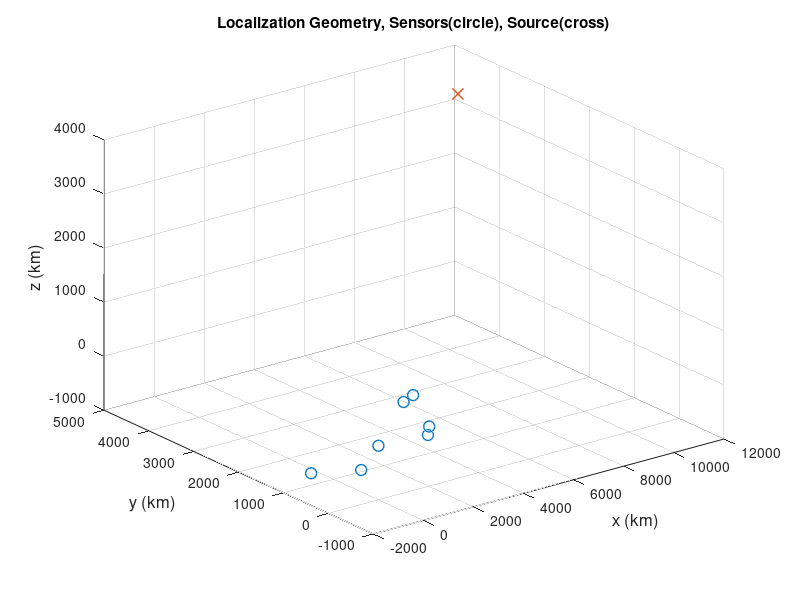

Source code (MATLAB): (Note: this script raises an error after producing the figure.)
% This program generates the localization result of a source in MPR with
% TDOA measurements by the algebraic closed-form solutions (2WLS and GTRS)
%
% The figures generated from this code correspond to
%   Figs. 2-3 (Accuracy_vs_Range=1), or
%   Figs. 4-7 (Accuracy_vs_Range=0)
% in the reference paper.
%
% Reference: Y. Sun, K. C. Ho, and Q. Wan, "Solution and analysis of TDOA
%  localization of a near or distant source in closed-form," IEEE Trans.
%  Signal Process., vol. 67, no. 2, pp. 320-335, Jan. 2019.
%
% Yimao Sun, K. C. Ho    02-28-2019
%
%       Copyright (C) 2019
%       Computational Intelligence Signal Processing Laboratory
%       University of Missouri
%       Columbia, MO 65211, USA.
%       hod@missouri.edu
%

clear all; 
%close all; clc;

warning off;
clor = [0, 114, 189;217, 83, 25;237, 177, 32;126, 47, 142;119, 172, 48;77, 190, 238;162, 20, 47]/256;
rng('default');

% *****************************************************************
Accuracy_vs_Range=1;      % 1 for Figs. 2-3, 0 for Figs. 4-7
Case3D=1;                 % 1 if 3D, 0 if 2D
% *****************************************************************


% ----- simulation setting -----
% sensor position
senPos = [
    0         0         0
    0.4664   -0.8712    0.6294
    1.2402   -0.0798    0.8116
    0.4437    0.6323   -0.7460
    0.5798   -0.2362    0.8268
    1.0502   -0.5172    0.2647
    -0.8156    1.0448   -0.8049]' * 1e3;

if (~Case3D)
    senPos=senPos(1:2,:);
end;

% target direction
theta = 22.13*pi/180;
phi = 14.41*pi/180;

[N,M] = size(senPos);

if (N==2) phi=0; end;

if (Accuracy_vs_Range)
    sigmaSquareDB = 0;  % 10log(m^2)
    range = [5,10,(20:20:460)]*1e3;  % m
    NumEnsembles = 2000;
else
    sigmaSquareDB = -40:10:50;  % 10log(m^2)
    range = 15*1e3;         % m
    NumEnsembles = 1000;
end;

K =  length(sigmaSquareDB);     % number of noise levels
R = length(range);              % number of ranges

if (N==3)
    srcLoc=13e3*[cos(theta)*cos(phi); sin(theta)*cos(phi); sin(phi)]';
    figure(100); plot3(senPos(1,:),senPos(2,:),senPos(3,:),'o','markersize',8,'linewidth',1);
    hold on;xlabel('x (km)','fontsize',12);ylabel('y (km)','fontsize',12);;zlabel('z (km)','fontsize',12);
    plot3(srcLoc(1), srcLoc(2), srcLoc(3), 'x','markersize',8,'linewidth',1);grid on;hold off;
    title('Localization Geometry, Sensors(circle), Source(cross)');
else
    srcLoc=13e3*[cos(theta); sin(theta)]';
    figure(100); plot(senPos(1,:),senPos(2,:),'o','markersize',8,'linewidth',1);
    hold on;xlabel('x (km)','fontsize',12);ylabel('y (km)','fontsize',12);
    plot(srcLoc(1), srcLoc(2), 'x','markersize',8,'linewidth',1);grid on;hold off;
    title('Localization Geometry, Sensors(circle), Source(cross)');
end;

% ----- Monte-Carlo Simulation -----
[eTh1,eTh2,eTh3,eTh4,eTh5,eTh6, ePh1,ePh2,ePh3,ePh4,ePh5,ePh6, eg1,eg2,eg3,eg4,eg5,eg6, ...
    ep1,ep2,ep3,ep4,ep5,ep6, er1,er2,er3,er4,er5,er6, uTh1,uTh2,uTh3,uTh4,uTh5,uTh6, ...
    uPh1,uPh2,uPh3,uPh4,uPh5,uPh6, ug1,ug2,ug3,ug4,ug5,ug6] = deal(zeros(K,NumEnsembles));

aveNse = 0;
for l=1:NumEnsembles
    aveNse = aveNse + randn(M,1);
end
aveNse = aveNse/NumEnsembles/sqrt(2);
PP = aveNse(2:end) - aveNse(1);

disp('Simulation is running ...');

for ir = 1:R,   % loop through ranges
    disp(['Range: ',num2str(range(ir)/1000),'km, ',num2str(ir),'/',num2str(R),' ...']);
    % -- Generate Data --
    % source location
    if (N==3)
        srcLoc = range(ir) * [cos(theta)*cos(phi); sin(theta)*cos(phi); sin(phi)];
    else
        srcLoc = range(ir) * [cos(theta); sin(theta)];
    end;
    % true range
    r = sqrt(sum((repmat(srcLoc,1,M)-senPos).^2,1))';
    % true TDOAs
    rd = r(2:end) - r(1);
    
    for k = 1:K,    % loop through noise powers
        disp(['Noise power (10log(\sigma^2): ',num2str(sigmaSquareDB(k)),', ',num2str(k),'/',num2str(K),' ...']);
        Q = 10^(sigmaSquareDB(k)/10) * (ones(M-1, M-1)+eye(M-1))/2;
        
        % Calculate CRLB
        CRB = TDOALocCRLB_MPR( senPos, srcLoc, Q );
        if (N==3)
            CRLB_a(k,ir) = CRB(1,1)+CRB(2,2);   % angle CRLB
            CRLB_g(k,ir) = CRB(3,3);            % g CRLB
        else
            CRLB_a(k,ir) = CRB(1,1);            % angle CRLB
            CRLB_g(k,ir) = CRB(2,2);            % g CRLB
        end;
        if (N==3)
            E = [-srcLoc(2), -cos(theta)*srcLoc(3), -r(1)*srcLoc(1);
                srcLoc(1), -sin(theta)*srcLoc(3), -r(1)*srcLoc(2);
                0, r(1)*cos(phi), -r(1)*srcLoc(3)];
        else
            E = [ -srcLoc(2), -r(1)*srcLoc(1);
                srcLoc(1), -r(1)*srcLoc(2)];
        end;
        
        CRBp = E*CRB*E';
        CRLB_p(k,ir) = trace(CRBp);         % Cartesian position CRLB
        CRLB_r(k,ir) = srcLoc'*CRBp*srcLoc/(r(1)^2); % source range CRLB
        
        % Theoretical covariance
        Var1 = Cov_SUM_MPR( senPos, srcLoc, Q );
        var_T1(k,ir) = Var1(1);
        var_P1(k,ir) = Var1(2);
        var_g1(k,ir) = Var1(3);
        
        Var2 = Cov_GTRS_MPR( senPos, srcLoc, Q );
        var_T2(k,ir) = Var2(1);
        var_P2(k,ir) = Var2(2);
        var_g2(k,ir) = Var2(3);
        
        % Theoretical bias
        Bias1 = Bias_SUM_MPR( senPos, srcLoc, Q );
        Bias_a1(k,ir) = norm(Bias1(1:end-1));
        Bias_g1(k,ir) = abs(Bias1(end));
        Bias_xy1(k,ir) = norm(E*Bias1,2);
        Bias_Th1(k,ir) = abs(Bias1(1));
        
        Bias2 = Bias_GTRS_MPR( senPos, srcLoc, Q );
        Bias_a2(k,ir) = norm(Bias2(1:end-1));
        Bias_g2(k,ir) = abs(Bias2(end));
        Bias_xy2(k,ir) = norm(E*Bias2,2);
        
        % -- Obtaining source location estimate in MPR --
        nsePwr = 10^(sigmaSquareDB(k)/10);
        rng('default');
        
        [bia_p1,bia_p2,bia_p3,bia_p4,bia_p5,bia_p6] = deal(zeros(N,NumEnsembles));
        for i = 1:NumEnsembles,
            
            % measured TDOAs
            tmp=randn(M,1);
            rdNse = sqrt(nsePwr) * ((tmp(2:M)-tmp(1))/sqrt(2)-PP);
            rd_m = rd + rdNse;
            
            %% SUM-MPR Method
            if (N==3)
                [Th, Ph, g, pos] = TDOA_SUM_MPR( senPos, rd_m, Q );
            else
                [Th, g, pos] = TDOA_SUM_MPR( senPos, rd_m, Q );
                Ph=0;
            end;
            ep1(k,i) = sum(abs(pos-srcLoc).^2);
            eTh1(k,i) = abs(theta - Th)^2;
            ePh1(k,i) = abs(phi - Ph)^2;
            eg1(k,i) = (1/r(1) - g)^2;
            bia_p1(:,i) = pos-srcLoc;
            er1(k,i) = (r(1) - 1/g)^2;
            uTh1(k,i) = Th;
            uPh1(k,i) = Ph;
            ug1(k,i) = g;
            
            %% GTRS-MPR Method
            if (N==3)
                [Th, Ph, g, pos] = TDOA_GTRS_MPR( senPos, rd_m, Q );
            else
                [Th, g, pos] = TDOA_GTRS_MPR( senPos, rd_m, Q );
                Ph=0;
            end;
            ep6(k,i) = sum((pos-srcLoc).^2);
            eTh6(k,i) = (theta - Th)^2;
            ePh6(k,i) = (phi - Ph)^2;
            eg6(k,i) = (1/r(1) - g)^2;
            bia_p6(:,i) = pos-srcLoc;
            er6(k,i) = (r(1) - 1/g)^2;
            uTh6(k,i) = Th;
            uPh6(k,i) = Ph;
            ug6(k,i) = g;
            
            %             % Chan-Ho Method, TSP 1994 (need to download TDOALoc)
            %             pos_ch = TDOALoc(senPos,rd_m,Q);
            %             ep2(k,i) = sum((pos_ch-srcLoc).^2);
            % 			Th = atan2(pos_ch(2),pos_ch(1));
            %             if (N==3)
            %     			Ph = atan2(pos_ch(3),norm(pos_ch(1:2),'fro'));
            %             else
            %                 Ph = 0;
            %             end;
            % 			g = 1/norm(pos_ch-senPos(:,1),'fro');
            %             eTh2(k,i) = (theta-Th).^2;
            %             ePh2(k,i) = (phi-Ph).^2;
            %             eg2(k,i) = (1/r(1) - g).^2;
            %             bia_p2(:,i) = pos_ch-srcLoc;
            %             er2(k,i) = (r(1) - 1/g)^2;
            %             uTh2(k,i) = Th;
            %             uPh2(k,i) = Ph;
            %             ug2(k,i) = g;
            %
            %             % MLE-MPR (need to download TDOA_CVXMPR_3D, TDOA_MLEMPR_3D)
            %             upCVX = TDOA_CVXMPR_3D(senPos,rd_m,Q);           % CVX-MPR solution
            %             upMPR = TDOA_MLEMPR_3D(senPos,rd_m,Q,upCVX);       % MLE-MPR solution
            %             if (N==3)
            %                 pos_MPR = [cos(upMPR(1))*cos(upMPR(2));sin(upMPR(1))*cos(upMPR(2));sin(upMPR(2))]/upMPR(3);
            %             else
            %                 pos_MPR = [cos(upMPR(1));sin(upMPR(1))]/upMPR(2);
            %                 upMPR=[upMPR(1);0;upMPR(2)];
            %             end;
            %             ep5(k,i) = sum((pos_MPR-srcLoc).^2);
            %             eg5(k,i) = (1/r(1) - upMPR(end)).^2;
            %             bia_p5(:,i) = pos_MPR-srcLoc;
            %             er5(k,i) = (r(1) - 1/upMPR(end))^2;
            %             eTh5(k,i) = (theta-upMPR(1)).^2;
            %             ePh5(k,i) = (phi-upMPR(2)).^2;
            %             uTh5(k,i) = upMPR(1);
            %             uPh5(k,i) = upMPR(2);
            %             ug5(k,i) = upMPR(3);
            
        end
        avBia_p1(k,ir) = norm(mean(bia_p1,2),2);
        avBia_p2(k,ir) = norm(mean(bia_p2,2),2);
        avBia_p5(k,ir) = norm(mean(bia_p5,2),2);
        avBia_p6(k,ir) = norm(mean(bia_p6,2),2);
    end
    
    % -- calculate MSE --
    % MSE of angle
    mse_a1(:,ir) = mean(eTh1+ePh1,2);
    mse_a2(:,ir) = mean(eTh2+ePh2,2);
    mse_a5(:,ir) = mean(eTh5+ePh5,2);
    mse_a6(:,ir) = mean(eTh6+ePh6,2);
    
    % MSE of g
    mse_g1(:,ir) = mean(eg1,2);
    mse_g2(:,ir) = mean(eg2,2);
    mse_g5(:,ir) = mean(eg5,2);
    mse_g6(:,ir) = mean(eg6,2);
    
    % MSE of position
    mse_p1(:,ir) = mean(ep1,2);
    mse_p2(:,ir) = mean(ep2,2);
    mse_p5(:,ir) = mean(ep5,2);
    mse_p6(:,ir) = mean(ep6,2);
    
    % MSE of r
    mse_r1(:,ir) = mean(er1,2);
    mse_r2(:,ir) = mean(er2,2);
    mse_r5(:,ir) = mean(er5,2);
    mse_r6(:,ir) = mean(er6,2);
    
    % Bias of angle
    avBia_a1(:,ir) = sqrt((mean(abs(uTh1),2)-theta).^2+(mean(abs(uPh1),2)-phi).^2);%mean(sqrt(eTh1+ePh1),2);
    avBia_a2(:,ir) = sqrt((mean(abs(uTh2),2)-theta).^2+(mean(abs(uPh2),2)-phi).^2);
    avBia_a5(:,ir) = sqrt((mean(abs(uTh5),2)-theta).^2+(mean(abs(uPh5),2)-phi).^2);
    avBia_a6(:,ir) = sqrt((mean(abs(uTh6),2)-theta).^2+(mean(abs(uPh6),2)-phi).^2);
    
    % Bias of g
    avBia_g1(:,ir) = abs(mean(ug1,2)-1/r(1));
    avBia_g2(:,ir) = abs(mean(ug2,2)-1/r(1));
    avBia_g5(:,ir) = abs(mean(ug5,2)-1/r(1));
    avBia_g6(:,ir) = abs(mean(ug6,2)-1/r(1));
end

% ----- plot results -----
clear eTh1 eTh2 eTh3 eTh4 eTh5 eTh6  ePh1 ePh2 ePh3 ePh4 ePh5 ePh6  eg1 eg2 eg3 eg4 eg5 eg6  ...
    ep1 ep2 ep3 ep4 ep5 ep6  bia_p1 bia_p2 bia_p3 bia_p4 bia_p5 bia_p6  er1 er2 er3 er4 er5 er6  ...
    uTh1 uTh2 uTh3 uTh4 uTh5 uTh6  uPh1 uPh2 uPh3 uPh4 uPh5 uPh6  ug1 ug2 ug3 ug4 ug5 ug6;
if length(sigmaSquareDB) ~= 1
    
    indR = 1;
    
    % MSE of angle estimate
    figure;
    plot(sigmaSquareDB, 10*log10(mse_a1(:,indR)), 'o', 'LineWidth', 1.5, 'DisplayName', 'SUM-MPR');hold on;grid on;
    plot(sigmaSquareDB, 10*log10(mse_a6(:,indR)), 'v', 'LineWidth', 1.5, 'DisplayName', 'GTRS-MPR');
%     plot(sigmaSquareDB, 10*log10(mse_a2(:,indR)), '*', 'LineWidth', 1.5, 'DisplayName', 'CFS');
%     plot(sigmaSquareDB, 10*log10(mse_a5(:,indR)), 'x', 'LineWidth', 1.5, 'DisplayName', 'MLE-MPR');
    plot(sigmaSquareDB, 10*log10(CRLB_a(:,indR)), '--', 'LineWidth', 1.5, 'DisplayName', 'CRLB');
    
    xlabel('10log(\sigma_n^2)', 'FontSize', 13);
    ylabel('10log(MSE(\theta,\phi)(rad^2))', 'FontSize', 13);
    lgd11 = legend('Show');
    set(lgd11, 'FontSize',11, 'Location', 'Northwest');
    ylim([-110 20]);
    
    % MSE of g estimate
    figure;
    plot(sigmaSquareDB, 10*log10(mse_g1(:,indR)), 'o', 'LineWidth', 1.5, 'DisplayName', 'SUM-MPR');hold on;grid on;
    plot(sigmaSquareDB, 10*log10(mse_g6(:,indR)), 'v', 'LineWidth', 1.5, 'DisplayName', 'GTRS-MPR');
%     plot(sigmaSquareDB, 10*log10(mse_g2(:,indR)), '*', 'LineWidth', 1.5, 'DisplayName', 'CFS');
%     plot(sigmaSquareDB, 10*log10(mse_g5(:,indR)), 'x', 'LineWidth', 1.5, 'DisplayName', 'MLE-MPR');
    plot(sigmaSquareDB, 10*log10(CRLB_g(:,indR)), '--', 'LineWidth', 1.5, 'DisplayName', 'CRLB');
    
    xlabel('10log(\sigma_n^2)', 'FontSize', 13);
    ylabel('10log(MSE(g)(1/m^2))', 'FontSize', 13);
    lgd2 = legend('Show');
    set(lgd2, 'FontSize',11, 'Location', 'Northwest');
    ylim([-170 -10]);set(gca,'YTick',-170:20:-10);
    
    % MSE of position estimate in Cartesian
    figure;
    plot(sigmaSquareDB, 10*log10(mse_p1(:,indR)), 'o', 'LineWidth', 1.5, 'DisplayName', 'SUM-MPR');hold on;grid on;
    plot(sigmaSquareDB, 10*log10(mse_p6(:,indR)), 'v', 'LineWidth', 1.5, 'DisplayName', 'GTRS-MPR');
%     plot(sigmaSquareDB, 10*log10(mse_p2(:,indR)), '*', 'LineWidth', 1.5, 'DisplayName', 'CFS');
%     plot(sigmaSquareDB, 10*log10(mse_p5(:,indR)), 'x', 'LineWidth', 1.5, 'DisplayName', 'MLE-MPR');
    plot(sigmaSquareDB, 10*log10(CRLB_p(:,indR)), '--', 'LineWidth', 1.5, 'DisplayName', 'CRLB');
    
    xlabel('10log(\sigma_n^2)', 'FontSize', 13);
    ylabel('10log(MSE(u)(m^2))', 'FontSize', 13);
    lgd3 = legend('Show');
    set(lgd3, 'FontSize',11, 'Location', 'Northwest');
    
    % MSE of r estimate
    figure;
    plot(sigmaSquareDB, 10*log10(mse_r1(:,indR)), 'o', 'LineWidth', 1.5, 'DisplayName', 'SUM-MPR');hold on;grid on;
    plot(sigmaSquareDB, 10*log10(mse_r6(:,indR)), 'v', 'LineWidth', 1.5, 'DisplayName', 'GTRS-MPR');
%     plot(sigmaSquareDB, 10*log10(mse_r2(:,indR)), '*', 'LineWidth', 1.5, 'DisplayName', 'CFS');
%     plot(sigmaSquareDB, 10*log10(mse_r5(:,indR)), 'x', 'LineWidth', 1.5, 'DisplayName', 'MLE-MPR');
    plot(sigmaSquareDB, 10*log10(CRLB_r(:,indR)), '--', 'LineWidth', 1.5, 'DisplayName', 'CRLB');%hold on;grid on;
    
    xlabel('10log(\sigma_n^2)', 'FontSize', 13);
    ylabel('10log(MSE(r)(m^{2}))', 'FontSize', 13);
    h1 = legend('Show');
    set(h1, 'FontSize',11, 'Location', 'Northwest');
    
    % Bias of angle estimate
    figure;
    plot(sigmaSquareDB, 20*log10(avBia_a1(:,indR)), 'o', 'LineWidth', 1.5, 'DisplayName', 'SUM-MPR');hold on;grid on;
    plot(sigmaSquareDB, 20*log10(avBia_a6(:,indR)), 'v', 'LineWidth', 1.5, 'DisplayName', 'GTRS-MPR');
%     plot(sigmaSquareDB, 20*log10(avBia_a2(:,indR)), '*', 'LineWidth', 1.5, 'DisplayName', 'CFS');
%     plot(sigmaSquareDB, 20*log10(avBia_a5(:,indR)), 'x', 'LineWidth', 1.5, 'DisplayName', 'MLE-MPR');
    plot(sigmaSquareDB, 20*log10(Bias_a1(:,indR)), '-', 'LineWidth', 1.5, 'DisplayName', 'Thy-SUM','Color',clor(1,:));
    plot(sigmaSquareDB, 20*log10(Bias_a2(:,indR)), '--', 'LineWidth', 1.5, 'DisplayName', 'Thy-GTRS','Color',clor(2,:));
    
    xlabel('10log(\sigma_n^2)', 'FontSize', 13);
    ylabel('20log(Bias(\theta,\phi)(rad))', 'FontSize', 13);
    h3 = legend('Show');
    set(h3, 'FontSize',11, 'Location', 'Northwest');
    xlim([min(sigmaSquareDB),max(sigmaSquareDB)]); ylim([-220 10]);
    
    % Bias of g estimate
    figure;
    plot(sigmaSquareDB, 20*log10(avBia_g1(:,indR)), 'o', 'LineWidth', 1.5, 'DisplayName', 'SUM-MPR');hold on;grid on;
    plot(sigmaSquareDB, 20*log10(avBia_g6(:,indR)), 'v', 'LineWidth', 1.5, 'DisplayName', 'GTRS-MPR');
%     plot(sigmaSquareDB, 20*log10(avBia_g2(:,indR)), '*', 'LineWidth', 1.5, 'DisplayName', 'CFS');
%     plot(sigmaSquareDB, 20*log10(avBia_g5(:,indR)), 'x', 'LineWidth', 1.5, 'DisplayName', 'MLE-MPR');
    plot(sigmaSquareDB, 20*log10(Bias_g1(:,indR)), '-', 'LineWidth', 1.5, 'DisplayName', 'Thy-SUM','Color',clor(1,:));
    plot(sigmaSquareDB, 20*log10(Bias_g2(:,indR)), '--', 'LineWidth', 1.5, 'DisplayName', 'Thy-GTRS','Color',clor(2,:));
    
    xlabel('10log(\sigma_n^2)', 'FontSize', 13);
    ylabel('20log(Bias(g)(m^{-1}))', 'FontSize', 13);
    h3 = legend('Show');
    set(h3, 'FontSize',11, 'Location', 'Northwest');
    xlim([min(sigmaSquareDB),max(sigmaSquareDB)]);ylim([-270 0]);
    
    % Bias of position estimate in Cartesian
    figure;
    plot(sigmaSquareDB, 20*log10(avBia_p1(:,indR)), 'o', 'LineWidth', 1.5, 'DisplayName', 'SUM-MPR');hold on;grid on;
    plot(sigmaSquareDB, 20*log10(avBia_p1(:,indR)), 'v', 'LineWidth', 1.5, 'DisplayName', 'GTRS-MPR');
%     plot(sigmaSquareDB, 20*log10(avBia_p2(:,indR)), '*', 'LineWidth', 1.5, 'DisplayName', 'CFS');
%     plot(sigmaSquareDB, 20*log10(avBia_p5(:,indR)), 'x', 'LineWidth', 1.5, 'DisplayName', 'MLE-MPR');
    plot(sigmaSquareDB, 20*log10(Bias_xy1(:,indR)), '-', 'LineWidth', 1.5, 'DisplayName', 'Thy-SUM','Color',clor(1,:));
    plot(sigmaSquareDB, 20*log10(Bias_xy2(:,indR)), '--', 'LineWidth', 1.5, 'DisplayName', 'Thy-GTRS','Color',clor(2,:));
    
    xlabel('10log(\sigma_n^2)', 'FontSize', 13);
    ylabel('20log(Bias(u)(m))', 'FontSize', 13);
    h3 = legend('Show');
    set(h3, 'FontSize',11, 'Location', 'Southeast');
    xlim([min(sigmaSquareDB),max(sigmaSquareDB)]);ylim([-100,120]);
end

if length(range) ~= 1
    
    % Plot Figure (sigma^2 = 0dB)
    indS = 1;       %find(sigmaSquareDB==0);
    
    % MSE of estimated angle
    figure;
    plot(range/1e3, 10*log10(mse_a1(indS,:)), 'o', 'LineWidth', 1.5, 'DisplayName', 'SUM-MPR');hold on;grid on;
    plot(range/1e3, 10*log10(mse_a1(indS,:)), 'v', 'LineWidth', 1.5, 'DisplayName', 'GTRS-MPR');
%     plot(range/1e3, 10*log10(mse_a2(indS,:)), '*', 'LineWidth', 1.5, 'DisplayName', 'CFS');
%     plot(range/1e3, 10*log10(mse_a5(indS,:)), 'x', 'LineWidth', 1.5, 'DisplayName', 'MLE-MPR');
    plot(range/1e3, 10*log10(CRLB_a(indS,:)), '--', 'LineWidth', 1.5, 'DisplayName', 'CRLB');
    ylim([-70 0]);
    xlabel('Range(km)', 'FontSize', 13);
    ylabel('10log(MSE(\theta,\phi)(rad^2))', 'FontSize', 13);
    lgd11 = legend('Show');
    set(lgd11, 'FontSize',11, 'Location', 'Northwest');
    xlim([min(range),max(range)]/1e3);%ylim([-64.5,-63]);
    
    % MSE of g estimate
    figure;
    plot(range/1e3, 10*log10(mse_g1(indS,:)), 'o', 'LineWidth', 1.5, 'DisplayName', 'SUM-MPR');hold on;grid on;
    plot(range/1e3, 10*log10(mse_g6(indS,:)), 'v', 'LineWidth', 1.5, 'DisplayName', 'GTRS-MPR')
%     plot(range/1e3, 10*log10(mse_g2(indS,:)), '*', 'LineWidth', 1.5, 'DisplayName', 'CFS');
%     plot(range/1e3, 10*log10(mse_g5(indS,:)), 'x', 'LineWidth', 1.5, 'DisplayName', 'MLE-MPR');
    plot(range/1e3, 10*log10(CRLB_g(indS,:)), '--', 'LineWidth', 1.5, 'DisplayName', 'CRLB');
    ylim([-140 -40]);
    xlabel('Range(km)', 'FontSize', 13);
    ylabel('10log(MSE(g)(1/m^2))', 'FontSize', 13);
    lgd13 = legend('Show');
    set(lgd13, 'FontSize',11, 'Location', 'Northwest');
    xlim([min(range),max(range)]/1e3);%ylim([-120,-118]);
    
    
    % Bias of angle estimate
    figure;
    plot(range/1e3, 20*log10(avBia_a1(indS,:)), 'o', 'LineWidth', 1.5, 'DisplayName', 'SUM-MPR');hold on;grid on;
    plot(range/1e3, 20*log10(avBia_a6(indS,:)), 'v', 'LineWidth', 1.5, 'DisplayName', 'GTRS-MPR');
%     plot(range/1e3, 20*log10(avBia_a2(indS,:)), '*', 'LineWidth', 1.5, 'DisplayName', 'CFS');
%     plot(range/1e3, 20*log10(avBia_a5(indS,:)), 'x', 'LineWidth', 1.5, 'DisplayName', 'MLE-MPR');
    plot(range/1e3, 20*log10(Bias_a1(indS,:)), '-', 'LineWidth', 1.5, 'DisplayName', 'Thy-SUM','Color',clor(1,:));
    plot(range/1e3, 20*log10(Bias_a2(indS,:)), '--', 'LineWidth', 1.5, 'DisplayName', 'Thy-GTRS','Color',clor(2,:));
    ylim([-140 -20]);
    xlabel('Range(km)', 'FontSize', 13);
    ylabel('20log(Bias(\theta,\phi)(rad))', 'FontSize', 13);
    h3 = legend('Show');
    set(h3, 'FontSize',11, 'Location', 'Southeast');
    xlim([min(range/1e3),max(range/1e3)]);
    
    % Bias of g estimate
    figure;
    plot(range/1e3, 20*log10(avBia_g1(indS,:)), 'o', 'LineWidth', 1.5, 'DisplayName', 'SUM-MPR');hold on;grid on;
    plot(range/1e3, 20*log10(avBia_g6(indS,:)), 'v', 'LineWidth', 1.5, 'DisplayName', 'GTRS-MPR');
%     plot(range/1e3, 20*log10(avBia_g2(indS,:)), '*', 'LineWidth', 1.5, 'DisplayName', 'CFS');
%     plot(range/1e3, 20*log10(avBia_g5(indS,:)), 'x', 'LineWidth', 1.5, 'DisplayName', 'MLE-MPR');
    plot(range/1e3, 20*log10(Bias_g1(indS,:)), '-', 'LineWidth', 1.5, 'DisplayName', 'Thy-SUM','Color',clor(1,:));
    plot(range/1e3, 20*log10(Bias_g2(indS,:)), '--', 'LineWidth', 1.5, 'DisplayName', 'Thy-GTRS','Color',clor(2,:));
    ylim([-200 -40]);
    xlabel('Range(km)', 'FontSize', 13);
    ylabel('20log(Bias(g)(m^{-1}))', 'FontSize', 13);
    h3 = legend('Show');
    set(h3, 'FontSize',11, 'Location', 'Southeast');
    xlim([min(range/1e3),max(range/1e3)]);%ylim([-270 0]);
    
end


